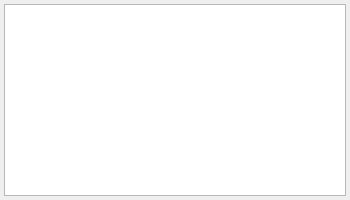
<?xml version="1.0" encoding="UTF-8"?>
<ui version="4.0">
 <class>LogWidget</class>
 <widget class="QWidget" name="LogWidget">
  <property name="geometry">
   <rect>
    <x>0</x>
    <y>0</y>
    <width>350</width>
    <height>200</height>
   </rect>
  </property>
  <property name="windowTitle">
   <string>Form</string>
  </property>
  <property name="styleSheet">
   <string notr="true">QTextEdit#logText {
        font-size: 11px;
}</string>
  </property>
  <layout class="QHBoxLayout" name="horizontalLayout">
   <property name="leftMargin">
    <number>4</number>
   </property>
   <property name="topMargin">
    <number>4</number>
   </property>
   <property name="rightMargin">
    <number>4</number>
   </property>
   <property name="bottomMargin">
    <number>4</number>
   </property>
   <item>
    <layout class="QVBoxLayout" name="verticalLayout">
     <item>
      <widget class="QPlainTextEdit" name="logText">
       <property name="readOnly">
        <bool>true</bool>
       </property>
      </widget>
     </item>
    </layout>
   </item>
  </layout>
 </widget>
 <resources/>
 <connections/>
</ui>
